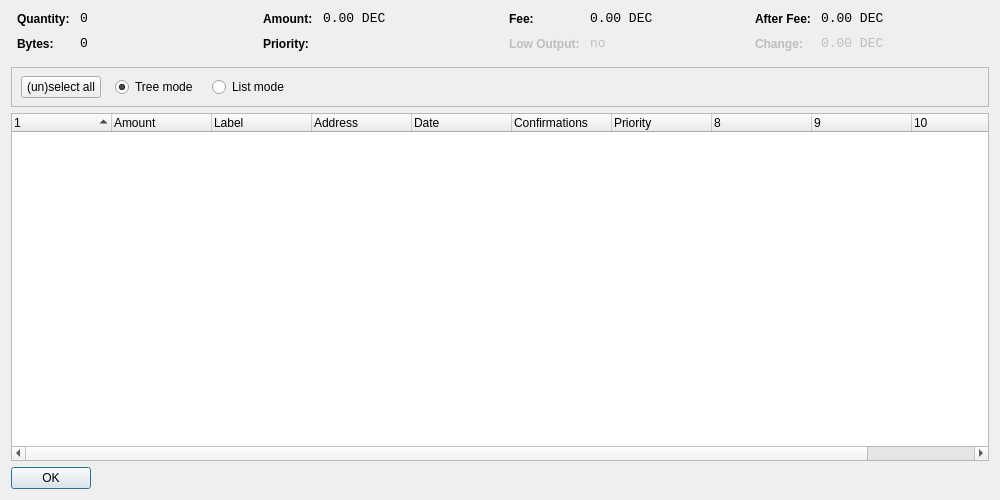
<?xml version="1.0" encoding="UTF-8"?>
<ui version="4.0">
 <class>CoinControlDialog</class>
 <widget class="QDialog" name="CoinControlDialog">
  <property name="geometry">
   <rect>
    <x>0</x>
    <y>0</y>
    <width>1000</width>
    <height>500</height>
   </rect>
  </property>
  <property name="windowTitle">
   <string>Coin Control</string>
  </property>
  <layout class="QVBoxLayout" name="verticalLayout">
   <item>
    <layout class="QHBoxLayout" name="horizontalLayoutTop" stretch="0,0,0,0">
     <property name="topMargin">
      <number>0</number>
     </property>
     <property name="bottomMargin">
      <number>10</number>
     </property>
     <item>
      <layout class="QFormLayout" name="formLayoutCoinControl1">
       <property name="horizontalSpacing">
        <number>10</number>
       </property>
       <property name="verticalSpacing">
        <number>10</number>
       </property>
       <property name="leftMargin">
        <number>6</number>
       </property>
       <property name="rightMargin">
        <number>6</number>
       </property>
       <item row="0" column="0">
        <widget class="QLabel" name="labelCoinControlQuantityText">
         <property name="styleSheet">
          <string notr="true">font-weight:bold;</string>
         </property>
         <property name="text">
          <string>Quantity:</string>
         </property>
        </widget>
       </item>
       <item row="0" column="1">
        <widget class="QLabel" name="labelCoinControlQuantity">
         <property name="font">
          <font>
           <family>Monospace</family>
           <pointsize>10</pointsize>
          </font>
         </property>
         <property name="cursor">
          <cursorShape>IBeamCursor</cursorShape>
         </property>
         <property name="contextMenuPolicy">
          <enum>Qt::ActionsContextMenu</enum>
         </property>
         <property name="text">
          <string notr="true">0</string>
         </property>
         <property name="textInteractionFlags">
          <set>Qt::LinksAccessibleByMouse|Qt::TextSelectableByKeyboard|Qt::TextSelectableByMouse</set>
         </property>
        </widget>
       </item>
       <item row="1" column="0">
        <widget class="QLabel" name="labelCoinControlBytesText">
         <property name="styleSheet">
          <string notr="true">font-weight:bold;</string>
         </property>
         <property name="text">
          <string>Bytes:</string>
         </property>
        </widget>
       </item>
       <item row="1" column="1">
        <widget class="QLabel" name="labelCoinControlBytes">
         <property name="font">
          <font>
           <family>Monospace</family>
           <pointsize>10</pointsize>
          </font>
         </property>
         <property name="cursor">
          <cursorShape>IBeamCursor</cursorShape>
         </property>
         <property name="contextMenuPolicy">
          <enum>Qt::ActionsContextMenu</enum>
         </property>
         <property name="text">
          <string notr="true">0</string>
         </property>
         <property name="textInteractionFlags">
          <set>Qt::LinksAccessibleByMouse|Qt::TextSelectableByKeyboard|Qt::TextSelectableByMouse</set>
         </property>
        </widget>
       </item>
      </layout>
     </item>
     <item>
      <layout class="QFormLayout" name="formLayoutCoinControl2">
       <property name="horizontalSpacing">
        <number>10</number>
       </property>
       <property name="verticalSpacing">
        <number>10</number>
       </property>
       <property name="leftMargin">
        <number>6</number>
       </property>
       <property name="rightMargin">
        <number>6</number>
       </property>
       <item row="0" column="0">
        <widget class="QLabel" name="labelCoinControlAmountText">
         <property name="styleSheet">
          <string notr="true">font-weight:bold;</string>
         </property>
         <property name="text">
          <string>Amount:</string>
         </property>
        </widget>
       </item>
       <item row="0" column="1">
        <widget class="QLabel" name="labelCoinControlAmount">
         <property name="font">
          <font>
           <family>Monospace</family>
           <pointsize>10</pointsize>
          </font>
         </property>
         <property name="cursor">
          <cursorShape>IBeamCursor</cursorShape>
         </property>
         <property name="contextMenuPolicy">
          <enum>Qt::ActionsContextMenu</enum>
         </property>
         <property name="text">
          <string notr="true">0.00 DEC</string>
         </property>
         <property name="textInteractionFlags">
          <set>Qt::LinksAccessibleByMouse|Qt::TextSelectableByKeyboard|Qt::TextSelectableByMouse</set>
         </property>
        </widget>
       </item>
       <item row="1" column="0">
        <widget class="QLabel" name="labelCoinControlPriorityText">
         <property name="styleSheet">
          <string notr="true">font-weight:bold;</string>
         </property>
         <property name="text">
          <string>Priority:</string>
         </property>
        </widget>
       </item>
       <item row="1" column="1">
        <widget class="QLabel" name="labelCoinControlPriority">
         <property name="font">
          <font>
           <family>Monospace</family>
           <pointsize>10</pointsize>
          </font>
         </property>
         <property name="cursor">
          <cursorShape>IBeamCursor</cursorShape>
         </property>
         <property name="contextMenuPolicy">
          <enum>Qt::ActionsContextMenu</enum>
         </property>
         <property name="text">
          <string/>
         </property>
         <property name="textInteractionFlags">
          <set>Qt::LinksAccessibleByMouse|Qt::TextSelectableByKeyboard|Qt::TextSelectableByMouse</set>
         </property>
        </widget>
       </item>
      </layout>
     </item>
     <item>
      <layout class="QFormLayout" name="formLayoutCoinControl3">
       <property name="horizontalSpacing">
        <number>10</number>
       </property>
       <property name="verticalSpacing">
        <number>10</number>
       </property>
       <property name="leftMargin">
        <number>6</number>
       </property>
       <property name="rightMargin">
        <number>6</number>
       </property>
       <item row="0" column="0">
        <widget class="QLabel" name="labelCoinControlFeeText">
         <property name="styleSheet">
          <string notr="true">font-weight:bold;</string>
         </property>
         <property name="text">
          <string>Fee:</string>
         </property>
        </widget>
       </item>
       <item row="0" column="1">
        <widget class="QLabel" name="labelCoinControlFee">
         <property name="font">
          <font>
           <family>Monospace</family>
           <pointsize>10</pointsize>
          </font>
         </property>
         <property name="cursor">
          <cursorShape>IBeamCursor</cursorShape>
         </property>
         <property name="contextMenuPolicy">
          <enum>Qt::ActionsContextMenu</enum>
         </property>
         <property name="text">
          <string notr="true">0.00 DEC</string>
         </property>
         <property name="textInteractionFlags">
          <set>Qt::LinksAccessibleByMouse|Qt::TextSelectableByKeyboard|Qt::TextSelectableByMouse</set>
         </property>
        </widget>
       </item>
       <item row="1" column="0">
        <widget class="QLabel" name="labelCoinControlLowOutputText">
         <property name="enabled">
          <bool>false</bool>
         </property>
         <property name="styleSheet">
          <string notr="true">font-weight:bold;</string>
         </property>
         <property name="text">
          <string>Low Output:</string>
         </property>
        </widget>
       </item>
       <item row="1" column="1">
        <widget class="QLabel" name="labelCoinControlLowOutput">
         <property name="enabled">
          <bool>false</bool>
         </property>
         <property name="font">
          <font>
           <family>Monospace</family>
           <pointsize>10</pointsize>
          </font>
         </property>
         <property name="cursor">
          <cursorShape>IBeamCursor</cursorShape>
         </property>
         <property name="contextMenuPolicy">
          <enum>Qt::ActionsContextMenu</enum>
         </property>
         <property name="text">
          <string notr="true">no</string>
         </property>
         <property name="textInteractionFlags">
          <set>Qt::LinksAccessibleByMouse|Qt::TextSelectableByKeyboard|Qt::TextSelectableByMouse</set>
         </property>
        </widget>
       </item>
      </layout>
     </item>
     <item>
      <layout class="QFormLayout" name="formLayoutCoinControl4">
       <property name="horizontalSpacing">
        <number>10</number>
       </property>
       <property name="verticalSpacing">
        <number>10</number>
       </property>
       <property name="leftMargin">
        <number>6</number>
       </property>
       <property name="rightMargin">
        <number>6</number>
       </property>
       <item row="0" column="0">
        <widget class="QLabel" name="labelCoinControlAfterFeeText">
         <property name="styleSheet">
          <string notr="true">font-weight:bold;</string>
         </property>
         <property name="text">
          <string>After Fee:</string>
         </property>
        </widget>
       </item>
       <item row="0" column="1">
        <widget class="QLabel" name="labelCoinControlAfterFee">
         <property name="font">
          <font>
           <family>Monospace</family>
           <pointsize>10</pointsize>
          </font>
         </property>
         <property name="cursor">
          <cursorShape>IBeamCursor</cursorShape>
         </property>
         <property name="contextMenuPolicy">
          <enum>Qt::ActionsContextMenu</enum>
         </property>
         <property name="text">
          <string notr="true">0.00 DEC</string>
         </property>
         <property name="textInteractionFlags">
          <set>Qt::LinksAccessibleByMouse|Qt::TextSelectableByKeyboard|Qt::TextSelectableByMouse</set>
         </property>
        </widget>
       </item>
       <item row="1" column="0">
        <widget class="QLabel" name="labelCoinControlChangeText">
         <property name="enabled">
          <bool>false</bool>
         </property>
         <property name="styleSheet">
          <string notr="true">font-weight:bold;</string>
         </property>
         <property name="text">
          <string>Change:</string>
         </property>
        </widget>
       </item>
       <item row="1" column="1">
        <widget class="QLabel" name="labelCoinControlChange">
         <property name="enabled">
          <bool>false</bool>
         </property>
         <property name="font">
          <font>
           <family>Monospace</family>
           <pointsize>10</pointsize>
          </font>
         </property>
         <property name="cursor">
          <cursorShape>IBeamCursor</cursorShape>
         </property>
         <property name="contextMenuPolicy">
          <enum>Qt::ActionsContextMenu</enum>
         </property>
         <property name="text">
          <string notr="true">0.00 DEC</string>
         </property>
         <property name="textInteractionFlags">
          <set>Qt::LinksAccessibleByMouse|Qt::TextSelectableByKeyboard|Qt::TextSelectableByMouse</set>
         </property>
        </widget>
       </item>
      </layout>
     </item>
    </layout>
   </item>
   <item>
    <widget class="QFrame" name="frame">
     <property name="minimumSize">
      <size>
       <width>0</width>
       <height>40</height>
      </size>
     </property>
     <property name="frameShape">
      <enum>QFrame::StyledPanel</enum>
     </property>
     <property name="frameShadow">
      <enum>QFrame::Sunken</enum>
     </property>
     <widget class="QWidget" name="horizontalLayoutWidget">
      <property name="geometry">
       <rect>
        <x>10</x>
        <y>0</y>
        <width>781</width>
        <height>41</height>
       </rect>
      </property>
      <layout class="QHBoxLayout" name="horizontalLayoutPanel" stretch="0,0,0,0,0">
       <property name="spacing">
        <number>14</number>
       </property>
       <item>
        <widget class="QPushButton" name="pushButtonSelectAll">
         <property name="sizePolicy">
          <sizepolicy hsizetype="Maximum" vsizetype="Fixed">
           <horstretch>0</horstretch>
           <verstretch>0</verstretch>
          </sizepolicy>
         </property>
         <property name="text">
          <string>(un)select all</string>
         </property>
        </widget>
       </item>
       <item>
        <widget class="QRadioButton" name="radioTreeMode">
         <property name="sizePolicy">
          <sizepolicy hsizetype="Maximum" vsizetype="Fixed">
           <horstretch>0</horstretch>
           <verstretch>0</verstretch>
          </sizepolicy>
         </property>
         <property name="text">
          <string>Tree mode</string>
         </property>
         <property name="checked">
          <bool>true</bool>
         </property>
        </widget>
       </item>
       <item>
        <widget class="QRadioButton" name="radioListMode">
         <property name="sizePolicy">
          <sizepolicy hsizetype="Maximum" vsizetype="Fixed">
           <horstretch>0</horstretch>
           <verstretch>0</verstretch>
          </sizepolicy>
         </property>
         <property name="text">
          <string>List mode</string>
         </property>
        </widget>
       </item>
       <item>
        <spacer name="horizontalSpacer">
         <property name="orientation">
          <enum>Qt::Horizontal</enum>
         </property>
         <property name="sizeHint" stdset="0">
          <size>
           <width>40</width>
           <height>20</height>
          </size>
         </property>
        </spacer>
       </item>
      </layout>
     </widget>
    </widget>
   </item>
   <item>
    <widget class="CoinControlTreeWidget" name="treeWidget">
     <property name="contextMenuPolicy">
      <enum>Qt::CustomContextMenu</enum>
     </property>
     <property name="sortingEnabled">
      <bool>false</bool>
     </property>
     <property name="columnCount">
      <number>11</number>
     </property>
     <attribute name="headerShowSortIndicator" stdset="0">
      <bool>true</bool>
     </attribute>
     <attribute name="headerStretchLastSection">
      <bool>false</bool>
     </attribute>
     <column>
      <property name="text">
       <string/>
      </property>
     </column>
     <column>
      <property name="text">
       <string>Amount</string>
      </property>
     </column>
     <column>
      <property name="text">
       <string>Label</string>
      </property>
     </column>
     <column>
      <property name="text">
       <string>Address</string>
      </property>
     </column>
     <column>
      <property name="text">
       <string>Date</string>
      </property>
     </column>
     <column>
      <property name="text">
       <string>Confirmations</string>
      </property>
      <property name="toolTip">
       <string>Confirmed</string>
      </property>
     </column>
     <column>
      <property name="text">
       <string>Priority</string>
      </property>
     </column>
     <column>
      <property name="text">
       <string/>
      </property>
     </column>
     <column>
      <property name="text">
       <string/>
      </property>
     </column>
     <column>
      <property name="text">
       <string/>
      </property>
     </column>
     <column>
      <property name="text">
       <string/>
      </property>
     </column>
    </widget>
   </item>
   <item>
    <widget class="QDialogButtonBox" name="buttonBox">
     <property name="sizePolicy">
      <sizepolicy hsizetype="Maximum" vsizetype="Fixed">
       <horstretch>0</horstretch>
       <verstretch>0</verstretch>
      </sizepolicy>
     </property>
     <property name="orientation">
      <enum>Qt::Horizontal</enum>
     </property>
     <property name="standardButtons">
      <set>QDialogButtonBox::Ok</set>
     </property>
    </widget>
   </item>
  </layout>
 </widget>
 <customwidgets>
  <customwidget>
   <class>CoinControlTreeWidget</class>
   <extends>QTreeWidget</extends>
   <header>coincontroltreewidget.h</header>
  </customwidget>
 </customwidgets>
 <resources/>
 <connections/>
</ui>
